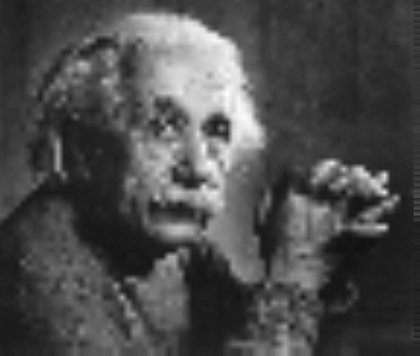
%> input picture resizeImage_bilinearRes_110.jpeg, 420 x 356 px, shrunk from 792 x 671 before the run
$ octave proj0204.m   (GNU Octave 9; MATLAB toolbox functions it lacks are replaced by stand-ins)
%> lines starting %> are read from the running program, lines starting %| are printed output that depends on the picture
### resizeImage_bilinear.m
function [resizedImage] = resizeImage_bilinear(originalImage, scalingFactor)
%UNTITLED Summary of this function goes here
%   Detailed explanation goes here
    [numRows,numCols] = size(originalImage);
    newRows = floor(numRows*scalingFactor);
    newCols = floor(numCols*scalingFactor);
    resizedImage = zeros(newRows,newCols);
    for i = 1:newRows
        for j = 1:newCols
            oriI = floor(1+i/scalingFactor);
            oriJ = floor(1+j/scalingFactor);
            if oriI > numRows
                oriI = numRows;
            end
            if oriJ > numCols
                oriJ = numCols;
            end
            augI = 1+i/scalingFactor;
            augJ = 1+j/scalingFactor;
            if augI>numRows
                augI = numRows;
            end
            if augJ > numCols;
                augJ =numCols;
            end
            resizedImage(i,j) = invARes(originalImage,oriI,oriJ,augI,augJ);
        end
    end
    resizedImage = uint8(resizedImage);
end

### proj0204.m
clear;
close all;

disp('initial process!');

prompt1 = 'Enter image : ';
imageName = input(prompt1, 's');
%> the answer given: resizeImage_bilinearRes_110.jpeg
prompt2 = 'Enter scaleFactor : ';
scaleFactor = input(prompt2);
%> the answer given: 2

%proj02-04
originalImage = imread(imageName); %read
%> originalImage is the input picture: size 356x420 uint8; min 16, max 253, mean 75.5
subplot(1,9,6);imshow(originalImage);title('input image');
imwrite(originalImage,'resizeImage_rbilinearOri.jpeg','JPEG');
resizeImage_bilinearRes_011 = resizeImage_bilinear(originalImage, 1/scaleFactor);
%> after the loop in resizeImage_bilinear, `for i = 1:newRows`:
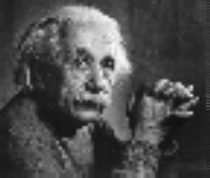
%> resizedImage: size 178x210 double; min 17, max 251, mean 75.6
resizeImage_bilinearRes_011 = uint8(resizeImage_bilinearRes_011);
subplot(1,9,7);imshow(resizeImage_bilinearRes_011,[]);title('resized_bilinear x1/12.5 image');
imwrite(resizeImage_bilinearRes_011,'resizeImage_bilinearResx10_125.jpeg','JPEG');
resizeImage_bilinearRes_110 = resizeImage_bilinear(resizeImage_bilinearRes_011, scaleFactor);
%> call 2 of resizeImage_bilinear, with scalingFactor = 2
%> after the loop in resizeImage_bilinear (call 2), `for i = 1:newRows`:
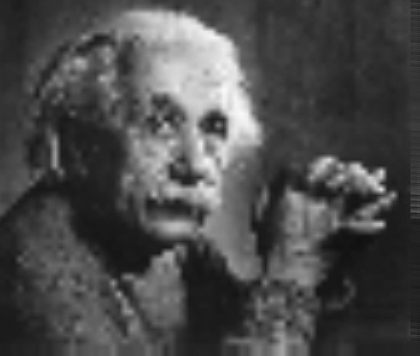
%> resizedImage: size 356x420 double; min 17, max 251, mean 75.6
resizeImage_bilinearRes_110 = uint8(resizeImage_bilinearRes_110);
subplot(1,9,8);imshow(resizeImage_bilinearRes_110,[]);title('resized_bilinear 1/12.5x12.5ximage');
imwrite(resizeImage_bilinearRes_110,'resizeImage_bilinearResx125_10.jpeg','JPEG');


disp('finish process!')
